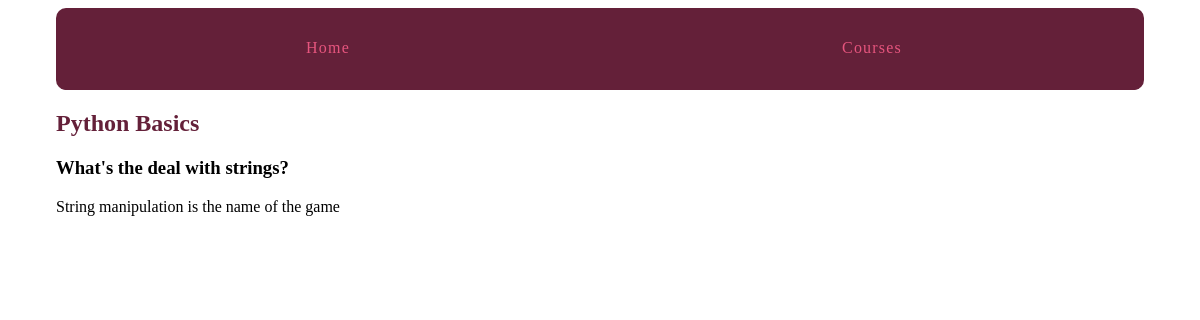
The app's page /courses1/1/ with its own data.
### courses/models.py (models this page shows, shortened)
class Step(models.Model):
    title = models.CharField(max_length=255)
    description = models.TextField()
    content = models.TextField(blank=True, default='')
    order = models.IntegerField(default=0)
    course = models.ForeignKey(Course)
    class Meta:
        ordering = ['order',]

class Course(models.Model):
    created_at = models.DateTimeField(auto_now_add=True)
    title = models.CharField(max_length=255)
    description = models.TextField()

### courses/views.py (the view)
# urls.py: url(r'(?P<course_pk>\d+)/(?P<step_pk>\d+)/$', views.step_detail, name='step'),
def step_detail(request, course_pk, step_pk):
    step = get_object_or_404(Step, course_id=course_pk, pk=step_pk)
    return render(request, 'courses/step_detail.html', {'step': step})

### courses/templates/courses/step_detail.html (shortened to what this page needs)
{% extends "layout.html" %}
{% block content %}
<article>
    <h2><a href="{% url 'courses:detail' pk=step.course.pk %}">{{ step.course.title }}</a></h2>
    <h3>{{ step.title }}</h3>
    {{ step.content|linebreaks}}
</article>
{% endblock %}

### assets/css/layout.css (style rules this page uses)
html { box-sizing: border-box; }
*, *::after, *::before { box-sizing: inherit; }
article h2 a, article h3 a { color: #642039; text-decoration: none; }

### records on screen
Step: course "Python Basics", title "What's the deal with strings?", content "String manipulation is the name of the game"
